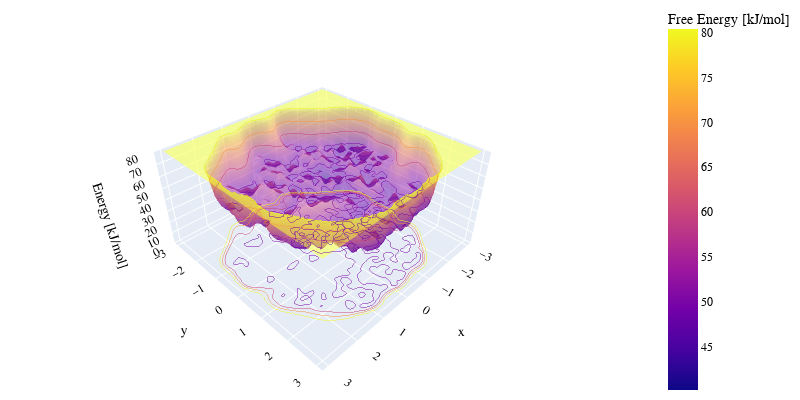

The notebook cell saved with this chart:
### Code cell
# Exploration Simulation used for MetaD stage
new_params = {**default_params}
new_params.update({"ID":"_expl_1", "len_error_list":25, "save_results":True})

MFI_expl = MFI_class2D.MFI2D(**new_params)
MFI_expl.analyse_data()

print(F"Final Error: Aofe = {MFI_expl.Aofe:.4f}, AAD = {MFI_expl.AAD:.4f}")
print(f"MIN(FES+Bias) = {np.min(MFI_expl.FES + MFI_expl.Bias):.4f}, MIN(Z+Bias) = {np.min(pot3 + MFI_expl.Bias):.4f}")

MFI_expl.plot_res(["AD"])
lib2.plot_3D_plotly(MFI_expl.X, MFI_expl.Y, MFI_expl.Z + MFI_expl.Bias, range_min=0, range_max=np.min(pot3 + MFI_expl.Bias)*2)
t_expl, v_expl, aofe_expl, aad_expl, abs_expl = MFI_expl.Avr_Error_list[:,0], MFI_expl.Avr_Error_list[:,1], MFI_expl.Avr_Error_list[:,2], MFI_expl.Avr_Error_list[:, MFI_expl.aad_index], MFI_expl.Avr_Error_list[:, MFI_expl.abs_error_index]
force_terms_expl, sim_time_expl, fes_expl = MFI_expl.force_terms, MFI_expl.sim_time, MFI_expl.FES
forces_e_list_expl = MFI_expl.forces_e_list

### Figure 1 — Plotly figure (JSON) as saved in the notebook; plotly's stock layout.template omitted (floating-point values rounded to 4 significant figures; data arrays with more than 128 entries replaced by an {"elided": "..."} marker saying what was removed)
{"data": [{"colorbar": {"title": {"text": "Free Energy [kJ/mol]"}}, "contours": {"z": {"highlightcolor": "limegreen", "project": {"z": true}, "show": true, "usecolormap": true}}, "opacity": 0.5, "scene": "scene", "type": "surface", "x": {"elided": "100x100 float values"}, "y": {"elided": "100x100 float values"}, "z": {"elided": "100x100 float values"}}], "layout": {"font": {"color": "black", "family": "Helvetica, Arial, sans-serif", "size": 12}, "height": 400, "margin": {"b": 0, "l": 0, "r": 0, "t": 0}, "scene": {"aspectmode": "manual", "aspectratio": {"x": 1, "y": 1, "z": 0.5}, "domain": {"x": [0, 1], "y": [0, 1]}, "xaxis": {"title": {"text": "x"}}, "yaxis": {"title": {"text": "y"}}, "zaxis": {"range": [0, 80.39], "title": {"text": "Energy [kJ/mol]"}}}, "title": {}, "width": 800}}
